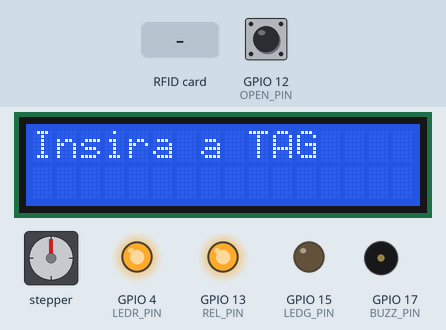
Bench run of a sketch on a simulated ESP32. On the bench: 16×2 character LCD, stepper motor, output pins drawn as LEDs (lit = HIGH), buzzer (waves = sounding). The inputs (shaded band) are chosen by the test bench; at power-on: GPIO 12 (OPEN_PIN) HIGH. Nothing arrives over Bluetooth unless stated; stepper angles assume 200 steps per turn; what the sketch prints to the serial monitor is not drawn.

Above: at 1.3 s.
1.4 s: RFID card 00 00 00 00 held to the reader
At 3.6 s:
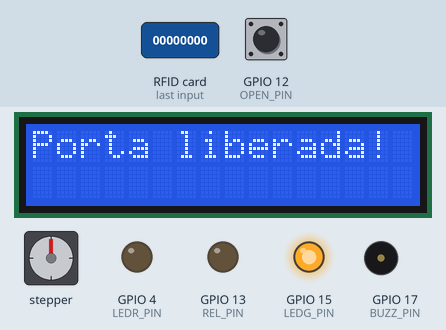
3.9 s: GPIO 12 (OPEN_PIN) pulled LOW for 0.15 s
At 4.9 s:
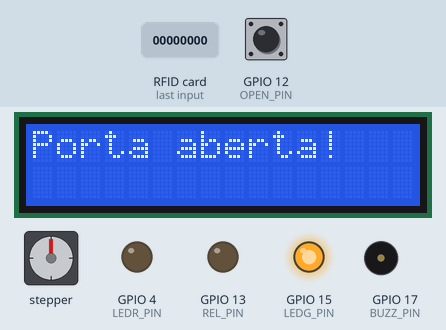
7.0 s: GPIO 12 (OPEN_PIN) pulled LOW for 3.2 s
At 9.07 s:
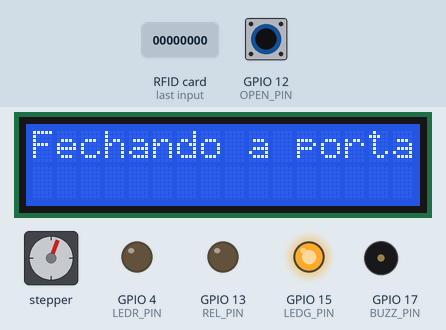
11.7 s: RFID card FB 4A C9 1D held to the reader
At 12.5 s:
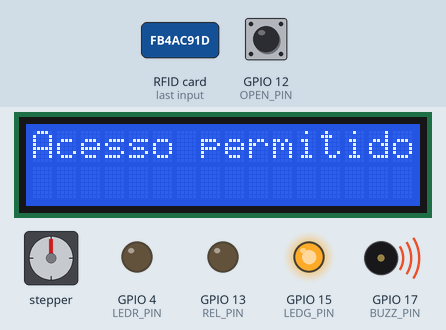
14.7 s: RFID card 5E 7A 19 C4 held to the reader
At 18.1 s:
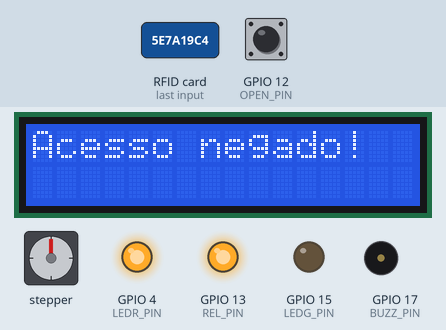
Timing chart, 0 to 19.6 s (numbered marks = the images above; inputs shaded):
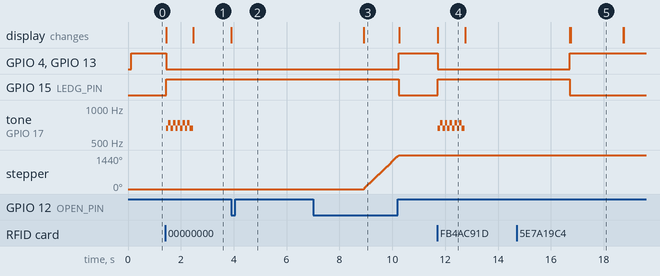

Measured:
- after the input at 1.4 s, GPIO 4 (LEDR_PIN), GPIO 13 (REL_PIN): HIGH → LOW at once; GPIO 15 (LEDG_PIN): LOW → HIGH at once; tone on GPIO 17 (BUZZ_PIN): silent → 659 Hz at once, then repeats every 0.18 s: 740 Hz 0.09 s, 659 Hz 0.09 s, until it stays silent from 2.5 s; the display: first changes at once (image 1 shows a later state)
- after the input at 3.9 s, GPIO 4 (LEDR_PIN), GPIO 13 (REL_PIN): stays LOW (without the input it goes to HIGH after 2.5 s); GPIO 15 (LEDG_PIN): stays HIGH (without the input it goes to LOW after 2.5 s); the display: changes at once (image 2)
- after the input at 7.0 s, GPIO 4 (LEDR_PIN), GPIO 13 (REL_PIN): LOW → HIGH after 3.3 s instead of 1.9 s; GPIO 15 (LEDG_PIN): HIGH → LOW after 3.3 s instead of 1.9 s; stepper: turns 1440° clockwise in 1.3 s, starting after 1.9 s; the display: changes after 1.9 s (image 3)
- after the input at 11.7 s, GPIO 4 (LEDR_PIN), GPIO 13 (REL_PIN): HIGH → LOW at once; GPIO 15 (LEDG_PIN): LOW → HIGH at once; tone on GPIO 17 (BUZZ_PIN): silent → 659 Hz at once, then repeats every 0.18 s: 740 Hz 0.09 s, 659 Hz 0.09 s, until it stays silent from 12.7 s; the display: changes at once (image 4)
- after the input at 14.7 s, the display: first differs from a run without the input after 2.0 s (image 5)

The sketch:

PROJETO_MICRO_BLUETOOTH.ino
```cpp
//Configurações Iniciais
  //Definição de Bibliotecas
    #include <Arduino.h> //Arduino
    #include <SPI.h> //Sensor RFID
    #include <MFRC522.h> //Sensor RFID
    #include <Wire.h> //Módulo LCD
    #include <LiquidCrystal_I2C.h> //Módulo LCD
    #include <Stepper.h> //Motor de Passo
    #include <BluetoothSerial.h> //Bluetooth

  //Configurações do Bluetooth
    //Manipulação de Erros
      #if !defined(CONFIG_BT_ENABLED) || !defined(CONFIG_BLUEDROID_ENABLED)
      #error Bluetooth is not enabled! Please run `make menuconfig` to and enable it
      #endif

      #if !defined(CONFIG_BT_SPP_ENABLED)
      #error Serial Bluetooth not available or not enabled. It is only available for the ESP32 chip.
      #endif

  //Mapeamento de Hardware
    #define SS_PIN 5 //Sensor RFID (SDA)
    #define RST_PIN 2 //Sensor RFID (RST)
    #define LEDG_PIN 15 //LED Verde
    #define LEDR_PIN 4 //LED Vermelho
    #define BUZZ_PIN 17 //Buzzer
    #define REL_PIN 13 //Relé
    #define OPEN_PIN 12 //Switch fim de curso
    #define IN1 14 //Pino 1 - Motor de Passo
    #define IN2 27 //Pino 2 - Motor de Passo
    #define IN3 26 //Pino 3 - Motor de Passo
    #define IN4 25 //Pino 4 - Motor de Passo

  //Definição de variáveis
    note_t tone1 = NOTE_Fs; //Nota Fá Sustenido
    note_t tone2 = NOTE_E; //Nota Mi

    String tag1 = "00 00 00 00"; //TAG 1
    String tag2 = "00 00 00 00"; //TAG 2
    String tag3 = "00 00 00 00"; //TAG 3
    String tag4 = "00 00 00 00"; //TAG 4
    String valorRecebido; //Valor Recebido pelo Serial Blutetooth

    bool doorOpen = false; //Manipulador do Estado de Abertura Porta
    unsigned long doorOpenTime = 0; //Manipulador do Tempo de Abertura da Porta
    const unsigned long openDuration = 5000; //Tempo Máximo de Abertura da Porta

    bool doorReleased = false; //Manipulador do Estado de Liberação da Porta
    unsigned long doorReleasedTime = 0; //Manipulador do Tempo de Liberação da Porta
    const unsigned long releaseDuration = 5000; //Tempo Máximo de Liberação da Porta

    const int stepsPerRevolution = 200; //Passos por volta do Motor de Passo

    char st[20]; //Variáveis Globais - Leitura das TAGS

  //Inicialização de Objetos
    MFRC522 mfrc522(SS_PIN, RST_PIN); //RFID
    LiquidCrystal_I2C lcd(0x27, 16, 2); //LCD
    Stepper myStepper(stepsPerRevolution, IN1, IN3, IN2, IN4); //Motor de Passo
    BluetoothSerial SerialBT; //Blutetooth

//Setup
  void setup() {
    //Inicialização da Serial
      Serial.begin(115200);

    //Definição do Modo dos Pinos
      pinMode(LEDR_PIN, OUTPUT);
      pinMode(LEDG_PIN, OUTPUT);
      pinMode(BUZZ_PIN, OUTPUT);
      pinMode(OPEN_PIN, INPUT_PULLUP);
      pinMode(REL_PIN, OUTPUT);

    //Inicialização do Sensor RFID
      SPI.begin();
      mfrc522.PCD_Init();

    //Inicialização do Módulo LCD
      lcd.init();
      lcd.backlight();

    //Inicialização do Bluetooth
      SerialBT.begin("GLG");

    //Definição do Estado de Alguns Pinos
      digitalWrite(LEDR_PIN, HIGH);
      digitalWrite(LEDG_PIN, LOW);
      digitalWrite(REL_PIN, HIGH);
  }

//Loop
  void loop() {
    //Inicialização do Texto no LCD
      lcd.setCursor(0,0);
      lcd.print("Insira a TAG");

    //Controle de Inclusão e Exclusão das TAGs
      if (SerialBT.available()) {
        valorRecebido = SerialBT.readString();
        valorRecebido.trim();
        if (valorRecebido.startsWith("Cadastrar")) {
          if (tag1 == "00 00 00 00") {
            tag1 = valorRecebido.substring(10);
            Serial.print("TAG cadastrada: "); Serial.println(tag1);
            SerialBT.print("A TAG de UID "); SerialBT.print(tag1); SerialBT.println(" foi cadastrada com sucesso!");
            SerialBT.println("TAGs Cadastradas:"); SerialBT.println(tag1); SerialBT.println(tag2); SerialBT.println(tag3); SerialBT.println(tag4);
          } else if (tag2 == "00 00 00 00") {
            tag2 = valorRecebido.substring(10);
            Serial.print("TAG cadastrada: "); Serial.println(tag2);
            SerialBT.print("A TAG de UID "); SerialBT.print(tag2); SerialBT.println(" foi cadastrada com sucesso!");
            SerialBT.println("TAGs Cadastradas:"); SerialBT.println(tag1); SerialBT.println(tag2); SerialBT.println(tag3); SerialBT.println(tag4);
          } else if (tag3 == "00 00 00 00") {
            tag3 = valorRecebido.substring(10);
            Serial.print("TAG cadastrada: "); Serial.println(tag3);
            SerialBT.print("A TAG de UID "); SerialBT.print(tag3); SerialBT.println(" foi cadastrada com sucesso!");
            SerialBT.println("TAGs Cadastradas:"); SerialBT.println(tag1); SerialBT.println(tag2); SerialBT.println(tag3); SerialBT.println(tag4);
          } else if (tag4 == "00 00 00 00") {
            tag4 = valorRecebido.substring(10);
            Serial.print("TAG cadastrada: "); Serial.println(tag4);
            SerialBT.print("A TAG de UID "); SerialBT.print(tag4); SerialBT.println(" foi cadastrada com sucesso!");
            SerialBT.println("TAGs Cadastradas:"); SerialBT.println(tag1); SerialBT.println(tag2); SerialBT.println(tag3); SerialBT.println(tag4);
          } else {
            SerialBT.print("A TAG de UID "); SerialBT.print(valorRecebido.substring(10)); SerialBT.println("  não pôde ser cadastrada! Memória cheia. Exclua alguma TAG.");
          }
        }

        if (valorRecebido.startsWith("Excluir")) {
          if (tag1 == valorRecebido.substring(8)) {
            tag1 = "00 00 00 00";
            Serial.print("TAG cadastrada: "); Serial.println(tag1);
            SerialBT.print("A TAG de UID "); SerialBT.print(tag1); SerialBT.println(" foi descadastrada com sucesso!");
            SerialBT.println("TAGs Cadastradas:"); SerialBT.println(tag1); SerialBT.println(tag2); SerialBT.println(tag3); SerialBT.println(tag4);
          } else if (tag2 == valorRecebido.substring(10)) {
            tag2 = "00 00 00 00";
            Serial.print("TAG cadastrada: "); Serial.println(tag2);
            SerialBT.print("A TAG de UID "); SerialBT.print(tag2); SerialBT.println(" foi descadastrada com sucesso!");
            SerialBT.println("TAGs Cadastradas:"); SerialBT.println(tag1); SerialBT.println(tag2); SerialBT.println(tag3); SerialBT.println(tag4);
          } else if (tag3 == valorRecebido.substring(10)) {
            tag3 = "00 00 00 00";
            Serial.print("TAG cadastrada: "); Serial.println(tag3);
            SerialBT.print("A TAG de UID "); SerialBT.print(tag3); SerialBT.println(" foi descadastrada com sucesso!");
            SerialBT.println("TAGs Cadastradas:"); SerialBT.println(tag1); SerialBT.println(tag2); SerialBT.println(tag3); SerialBT.println(tag4);
          } else if (tag4 == valorRecebido.substring(10)) {
            tag4 = "00 00 00 00";
            Serial.print("TAG cadastrada: "); Serial.println(tag4);
            SerialBT.print("A TAG de UID "); SerialBT.print(tag4); SerialBT.println(" foi descadastrada com sucesso!");
            SerialBT.println("TAGs Cadastradas:"); SerialBT.println(tag1); SerialBT.println(tag2); SerialBT.println(tag3); SerialBT.println(tag4);
          } else {
            SerialBT.print("A TAG de UID "); SerialBT.print(valorRecebido.substring(10)); SerialBT.println("  não está cadastrada da base de dados! Nada a ser feito.");
          }
        }
      }

    //Leitura das TAGS
      if ( ! mfrc522.PICC_IsNewCardPresent()) { return; } // Verifica novos cartões
      if ( ! mfrc522.PICC_ReadCardSerial()) { return; } // Seleciona um dos cartões

      // Mostra UID na serial
        Serial.print("UID da tag :");
        String conteudo= "";
        byte letra;
        for (byte i = 0; i < mfrc522.uid.size; i++) {
          Serial.print(mfrc522.uid.uidByte[i] < 0x10 ? " 0" : " ");
          Serial.print(mfrc522.uid.uidByte[i], HEX);
          conteudo.concat(String(mfrc522.uid.uidByte[i] < 0x10 ? " 0" : " "));
          conteudo.concat(String(mfrc522.uid.uidByte[i], HEX));
        }
        Serial.println();
        Serial.print("Mensagem : ");
        conteudo.toUpperCase();

    //Verifica se a porta está liberada
      if (!doorReleased) {
        if (conteudo.substring(1) == tag1 || conteudo.substring(1) == tag2 || conteudo.substring(1) == tag3 || conteudo.substring(1) == tag4 || conteudo.substring(1) == "FB 4A C9 1D") {
          doorReleased = true;
          doorReleasedTime = millis();
          lcd.clear();
          lcd.setCursor(0, 0);
          lcd.print("Acesso permitido!");
          Serial.println("Acesso permitido!");
          digitalWrite(LEDR_PIN, LOW);
          digitalWrite(LEDG_PIN, HIGH);
          digitalWrite(REL_PIN, LOW);
          for (int i = 0; i < 5; i++) {
            myTone(BUZZ_PIN, tone2);
            delay(90);
            myTone(BUZZ_PIN, tone1);
            delay(90);
          }
          myTone(BUZZ_PIN, tone2);
          delay(120);
          myNoTone(BUZZ_PIN);
        } else {
          doorReleased = false;
          lcd.clear();
          lcd.setCursor(0, 0);
          lcd.print("Acesso negado!");
          Serial.println("Acesso negado!");
          delay(2000);
          lcd.clear();
        }
      }

    //Após liberada, começam as subrotinas de contagem
      if (doorReleased) {
        lcd.clear();
        lcd.setCursor(0, 0);
        lcd.print("Porta liberada!");
        Serial.println("Porta liberada!");

        while (doorReleased) {
          //Verifica se a porta foi aberta
            if (digitalRead(OPEN_PIN) == LOW) {
              if (!doorOpen) {
                doorOpenTime = millis();
                doorOpen = true;
              }
            }

          //Após aberta, começam as subrotinas de contagem
            if (doorOpen) {
              lcd.clear();
              lcd.setCursor(0, 0);
              lcd.print("Porta aberta!");
              Serial.println("Porta aberta!");

              while (doorOpen) {
                if (millis() - doorOpenTime >= openDuration) {
                  lcd.clear();
                  lcd.setCursor(0, 0);
                  lcd.print("Fechando a porta");
                  Serial.println("Fechando a porta");
                  while(digitalRead(OPEN_PIN) == LOW) {
                    myStepper.setSpeed(180);  // Defina a velocidade do motor
                    myStepper.step(stepsPerRevolution*4);
                  }
                  doorOpen = false;
                }
              }
            }

            if (millis() - doorReleasedTime >= releaseDuration && !doorOpen) {
              Serial.println("Tempo Esgotado! Porta trancada!");
              doorReleased = false;
              digitalWrite(LEDR_PIN, HIGH);
              digitalWrite(LEDG_PIN, LOW);
              digitalWrite(REL_PIN, HIGH);
              lcd.clear();
            }
          }
      }
  }

//Funções Independentes
  //Tocar o Buzzer
    void myTone(int pin, note_t tone) {
      ledcSetup(0, tone, 8);
      ledcAttachPin(pin, 0);
      ledcWriteNote(0, tone, 5);
    }

  //Parar o Buzzer
    void myNoTone(int pin) {
      ledcDetachPin(pin);
    }
```
